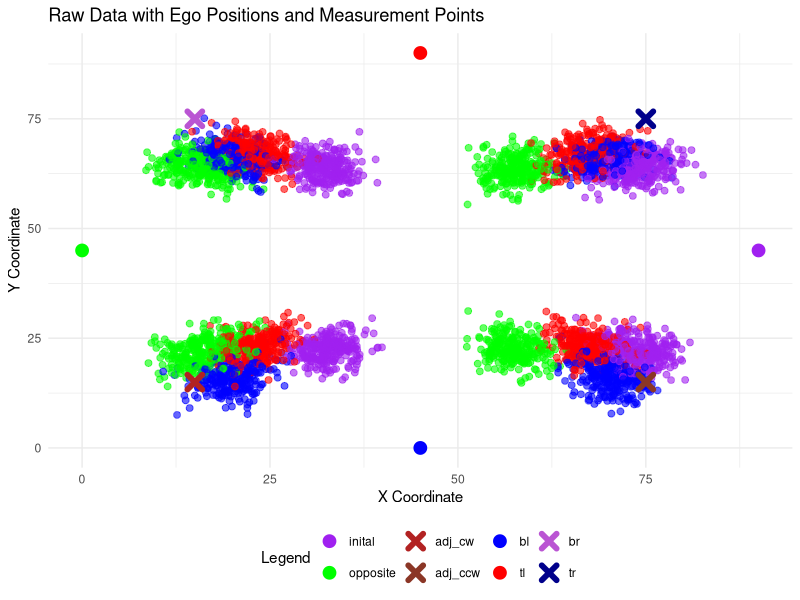
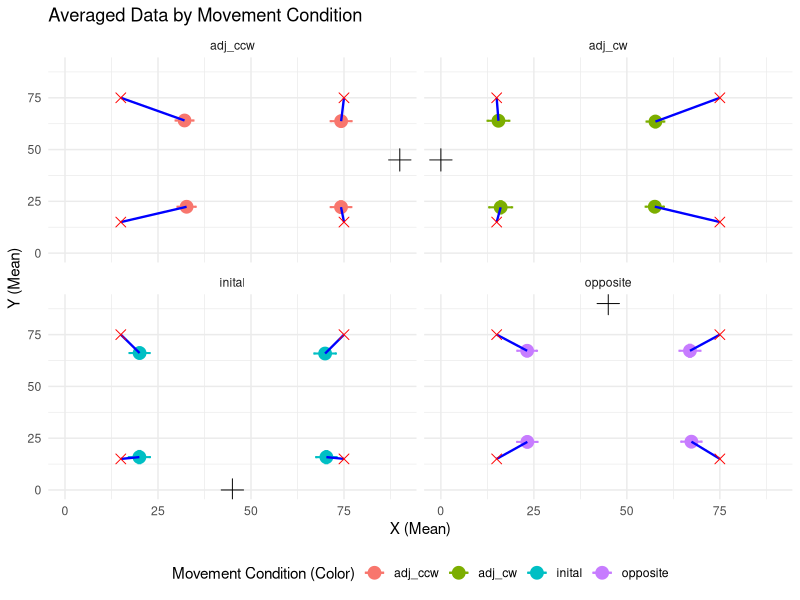
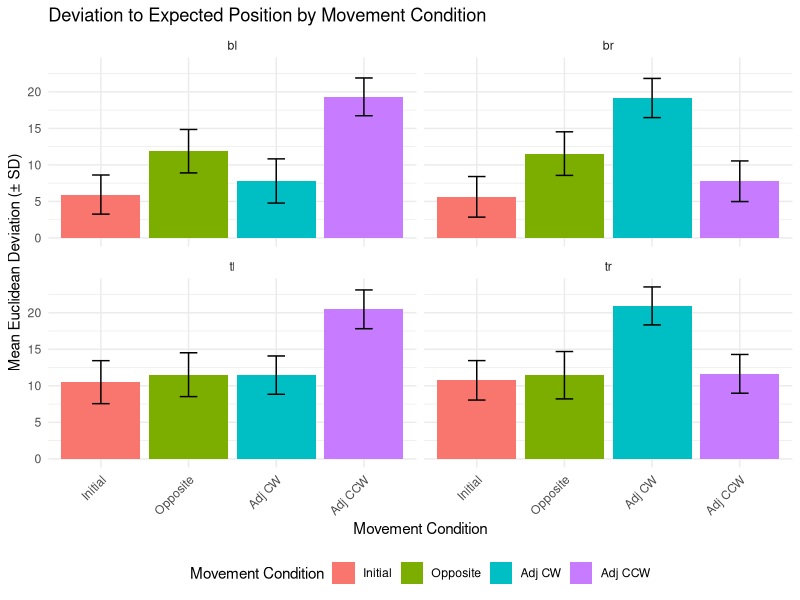
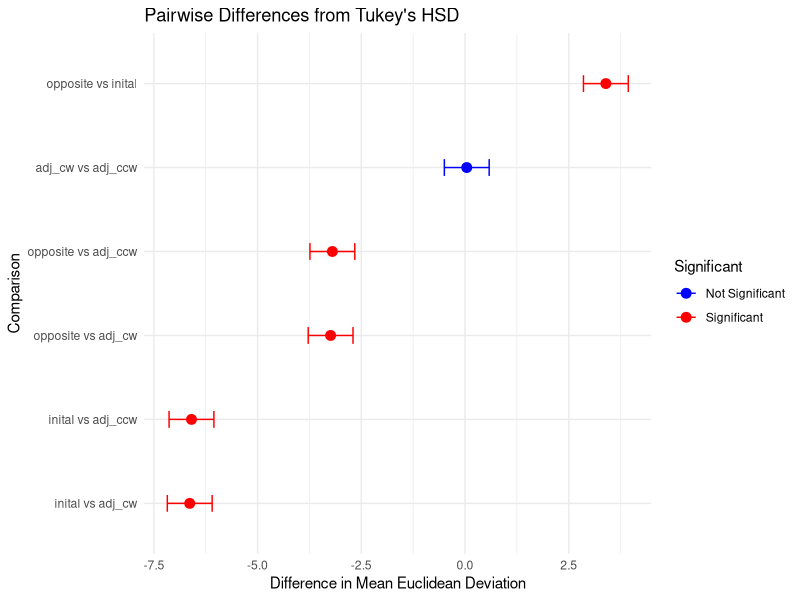
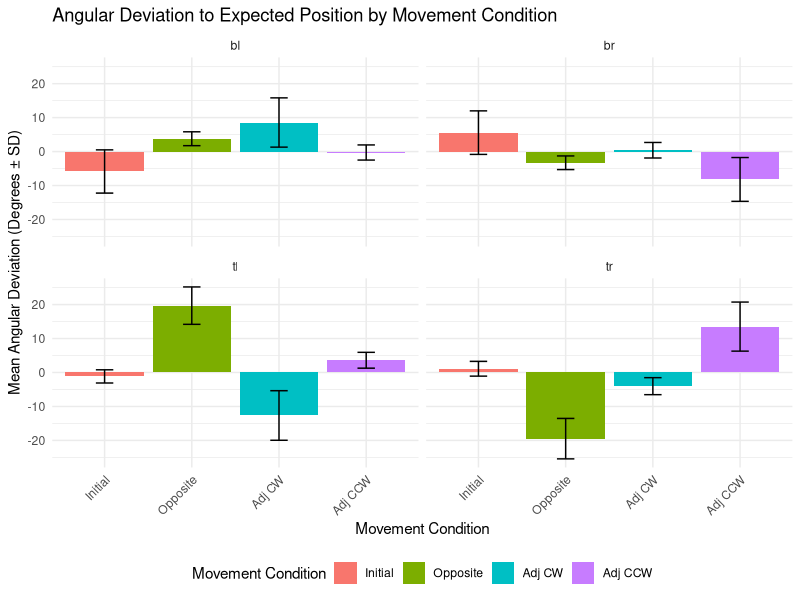
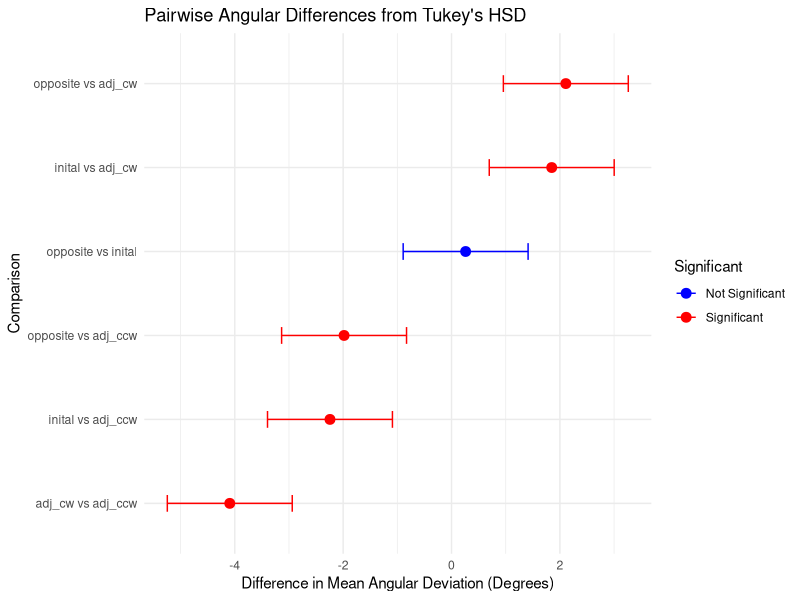
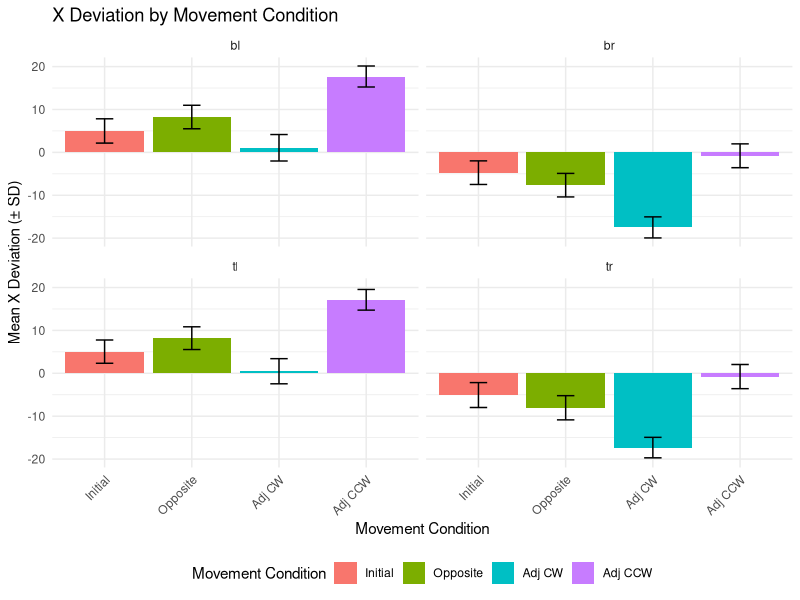
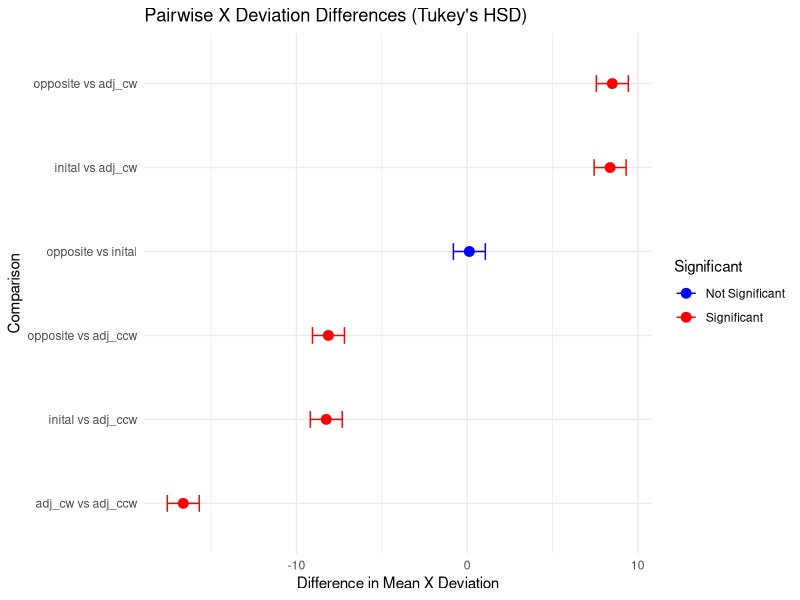

Write the R code that produced these figures, in order.
# ---------------- Data Generation Setup ------------
# Purpose: This script generates simulated data for experiments evaluating positional deviations in response to different movement conditions.

## ---------------- Library Importing ---------------
# Load essential libraries for data manipulation, visualization, and statistics
library(ggplot2)       # For creating plots
library(gridExtra)     # For arranging multiple plots
library(dplyr)         # For data manipulation
library(tidyr)         # For reshaping data structures
library(pwr)           # For power analysis
## ---------------- Parameters ---------------
set.seed(123)
# Define experiment parameters
numOfPeople <- 67      # Number of participants
numOfRepeats <- 4      # Number of repetitions for each point
noise_sd <- 2.5        # Standard deviation for random noise added to the data

# Define bias strengths for various movement conditions
# These parameters determine how positions are distorted based on biases:
old_ego_bias_strength_inital <- 0.1
old_ego_bias_strength_opposite <- 0.1
old_ego_bias_strength_adj_cw <- 0.05
old_ego_bias_strength_adj_ccw <- 0.05

new_ego_bias_strength_opposite <- 0.1
new_ego_bias_strength_adj_cw <- 0.2
new_ego_bias_strength_adj_ccw <- 0.2

allo_bias_strength_inital <- 0.05
allo_bias_strength_opposite <- 0.2
allo_bias_strength_adj_cw <- 0.1
allo_bias_strength_adj_ccw <- 0.1

# Define the table's dimensions (90x90 cm) and ego positions around it
# Positions are centered at (0, 0), with predefined movement conditions
ego_positions_around_table <- list(
  inital = c(45, 0),
  opposite = c(45, 90),
  adj_ccw = c(90, 45),
  adj_cw = c(0, 45)
)

# Define the coordinates of points to be measured relative to the table's center
pointsToMeasure <- list(
  bl = c(-30, -30),  # Bottom-left
  br = c(30, -30),   # Bottom-right
  tl = c(-30, 30),   # Top-left
  tr = c(30, 30)     # Top-right
)

## ---------------- Data Generation ------------
# Initialize an empty data frame for storing results
df <- data.frame(
  Person = integer(),
  PointName = character(),
  moveCondition = character(),
  Repeat = integer(),
  X = numeric(),
  Y = numeric(),
  responseTime = numeric(), # Simulated response time
  timeToMove = numeric()     # Time taken to move between conditions
)

# Nested loops generate data for each participant, movement condition, and point
for (person in 1:numOfPeople) {
  for (movementCondition in names(ego_positions_around_table)) {
    # Set initial ego position and biases for each condition
    initalEgoPos <- ego_positions_around_table[["inital"]]
    finalEgoPos <- initalEgoPos
    old_ego_bias_strength <- 0.0
    new_ego_bias_factor <- 0.0
    allocentric_bias_factor <- 0.0
    responseTime <- rnorm(1, 2.5, 2)  # Simulate response time with normal distribution
    timeToMove <- 5                  # Default time to move
    
    # Adjust parameters based on movement condition
    if (movementCondition == "opposite") {
      finalEgoPos <- ego_positions_around_table[["opposite"]]
      old_ego_bias_strength <- old_ego_bias_strength_opposite
      new_ego_bias_factor <- new_ego_bias_strength_opposite
      allocentric_bias_factor <- allo_bias_strength_opposite
      timeToMove <- timeToMove + abs(rnorm(1, mean = 0, sd = 1))
    } else if (movementCondition == "adj_ccw") {
      finalEgoPos <- ego_positions_around_table[["adj_ccw"]]
      old_ego_bias_strength <- old_ego_bias_strength_adj_ccw
      new_ego_bias_factor <- new_ego_bias_strength_adj_ccw
      allocentric_bias_factor <- allo_bias_strength_adj_ccw
      timeToMove <- timeToMove + abs(rnorm(1, mean = 0, sd = 0.5))
    } else if (movementCondition == "adj_cw") {
      finalEgoPos <- ego_positions_around_table[["adj_cw"]]
      old_ego_bias_strength <- old_ego_bias_strength_adj_cw
      new_ego_bias_factor <- new_ego_bias_strength_adj_cw
      allocentric_bias_factor <- allo_bias_strength_adj_cw
      timeToMove <- timeToMove + abs(rnorm(1, mean = 0, sd = 0.5))
    } else { # inital
      old_ego_bias_strength <- old_ego_bias_strength_inital
      allocentric_bias_factor <- allo_bias_strength_inital
    }
    
    # Generate data for each point and repeat the measurement
    for (point_name in names(pointsToMeasure)) {
      for (i in 1:numOfRepeats) {
        # Calculate actual point coordinates with adjustments for center
        point_coords <- pointsToMeasure[[point_name]] + c(45, 45)
        actualPosition <- point_coords
        
        # Add random noise to coordinates
        point_coords[1] <- point_coords[1] + rnorm(1, mean = 0, sd = noise_sd)
        point_coords[2] <- point_coords[2] + rnorm(1, mean = 0, sd = noise_sd)
        
        # Apply biases and distortions
        point_coords <- point_coords + allocentric_bias_factor
        point_coords <- point_coords + old_ego_bias_strength * (initalEgoPos - actualPosition)
        if (movementCondition != "inital") {
          point_coords <- point_coords + new_ego_bias_factor * (finalEgoPos - actualPosition)
        }
        distortion_factor <- abs(rnorm(1, mean = 0.02, sd = 0.05)) * (1 + (timeToMove + responseTime) / 10)
        point_coords <- point_coords + distortion_factor * (c(45, 45) - point_coords)
        
        # Append generated data to the data frame
        df <- rbind(df, data.frame(
          Person = person,
          PointName = point_name,
          moveCondition = movementCondition,
          Repeat = i,
          X = point_coords[1],
          Y = point_coords[2],
          responseTime = responseTime,
          timeToMove = timeToMove
        ))
      }
    }
  }
}

# Rename column for clarity
df <- df %>% rename(movementCondition = moveCondition)

# View the resulting data frame to confirm generation
print(df)

# --------------- Visualization ---------------------

## --------------- Raw Data Plot ---------------
# Prepare data frames for plotting ego positions and measurement points
ego_positions_df <- do.call(rbind, lapply(names(ego_positions_around_table), function(name) {
  data.frame(
    movementCondition = name,
    X = ego_positions_around_table[[name]][1],
    Y = ego_positions_around_table[[name]][2]
  )
}))

points_to_measure_df <- do.call(rbind, lapply(names(pointsToMeasure), function(name) {
  data.frame(
    PointName = name,
    X = pointsToMeasure[[name]][1] + 45,
    Y = pointsToMeasure[[name]][2] + 45
  )
}))


# Define custom colors for movement conditions and target positions
movement_colors <- c(
  "inital" = "blue", 
  "opposite" = "red", 
  "adj_cw" = "green", 
  "adj_ccw" = "purple"
)


point_colors <- c(
  "bl" = "firebrick", 
  "tl" = "mediumorchid", 
  "br" = "tomato4", 
  "tr" = "darkblue"
)

# Define custom labels for the legend of measurement points
point_labels <- c(
  "bl" = "Bottom Left",
  "tl" = "Top Left",
  "br" = "Bottom Right",
  "tr" = "Top Right"
)


# Define custom labels for movement conditions and target positions
movement_labels <- c(
  "inital" = "Initial", 
  "opposite" = "Opposite", 
  "adj_cw" = "Adj CW", 
  "adj_ccw" = "Adj CCW"
)

point_labels <- c(
  "bl" = "Bottom Left", 
  "tl" = "Top Left", 
  "br" = "Bottom Right", 
  "tr" = "Top Right"
)


# Plot raw data with updated colors and legend labels
raw_plot <- ggplot(df, aes(x = X, y = Y, color = movementCondition)) +
  # Plot raw data with contrasting colors for movement conditions
  geom_point(size = 2, alpha = 0.6) +
  # Plot ego positions with movementCondition
  geom_point(data = ego_positions_df, aes(x = X, y = Y, color = movementCondition), size = 4) +
  # Plot measurement points with custom colors and labels
  geom_point(data = points_to_measure_df, aes(x = X, y = Y, color = PointName), size = 3, stroke = 3, shape = 4) +
  # Customize colors for raw data points and measurement points
  scale_color_manual(
    values = c(movement_colors, point_colors),  # Combine movement and point colors
    name = "Legend",  # Unified legend title
    labels = c(names(movement_colors), names(point_colors))  # Unified legend labels
  ) +
  labs(
    title = "Raw Data with Ego Positions and Measurement Points",
    x = "X Coordinate",
    y = "Y Coordinate",
    shape = "Movement Condition"
  ) +
  # Map descriptive labels to PointName
  theme_minimal() +
  theme(legend.position = "bottom")

# Display the plot
print(raw_plot)



# ---------------- Plotting Averaged Positional Data --------------

# Summarize the data by PointName and movementCondition
summary_data <- df %>%
  group_by(PointName, movementCondition) %>%
  summarise(
    X_mean = mean(X),
    Y_mean = mean(Y),
    X_sd = sd(X),
    Y_sd = sd(Y)
  ) %>%
  ungroup()

# Convert ego positions and pointsToMeasure to data frames for plotting
ego_positions_df <- do.call(rbind, lapply(names(ego_positions_around_table), function(name) {
  data.frame(
    movementCondition = name,
    X = ego_positions_around_table[[name]][1],
    Y = ego_positions_around_table[[name]][2]
  )
}))

points_to_measure_df <- do.call(rbind, lapply(names(pointsToMeasure), function(name) {
  data.frame(
    PointName = name,
    X = pointsToMeasure[[name]][1] + 45,  # Adjust for table's center
    Y = pointsToMeasure[[name]][2] + 45
  )
}))

# Add expected positions (measurement points) to summary data
expected_positions <- do.call(rbind, lapply(names(pointsToMeasure), function(name) {
  data.frame(
    PointName = name,
    X_expected = pointsToMeasure[[name]][1] + 45,  # Adjust for table's center
    Y_expected = pointsToMeasure[[name]][2] + 45
  )
}))

# Merge expected positions with summary data
summary_data <- merge(summary_data, expected_positions, by = "PointName")

# Add ego positions to summary data
ego_positions_with_conditions <- ego_positions_df %>%
  rename(Ego_X = X, Ego_Y = Y)  # Rename for clarity

summary_data <- merge(summary_data, ego_positions_with_conditions, by = "movementCondition")



# Define shapes for movementCondition
shape_mapping <- c("inital" = 16,   # Circle
                   "opposite" = 17, # Triangle
                   "adj_ccw" = 18,  # Diamond
                   "adj_cw" = 15)   # Square


# Plot averaged data with error bars, lines, and separate graphs
avg_plot <- ggplot(summary_data, aes(x = X_mean, y = Y_mean, color = movementCondition)) +
  geom_point(size = 4) +  # Averaged points
  geom_errorbar(aes(ymin = Y_mean - Y_sd, ymax = Y_mean + Y_sd), width = 1, size = 0.7) +  # Error bars (Y)
  geom_errorbarh(aes(xmin = X_mean - X_sd, xmax = X_mean + X_sd), height = 1, size = 0.7) +  # Error bars (X)
  geom_segment(aes(x = X_mean, y = Y_mean, xend = X_expected, yend = Y_expected), size = 0.8, linetype = "solid", color = "blue") +  # Line to expected position
  geom_point(data = ego_positions_df, aes(x = X, y = Y), size = 5, color = "black", shape = 3 , color = movementCondition) +  # Ego positions (crosses)
  geom_point(data = points_to_measure_df, aes(x = X, y = Y), size = 3, shape = 4, color = "red") +  # Measurement points (red crosses)
  scale_shape_manual(values = shape_mapping) +
  labs(
    title = "Averaged Data by Movement Condition",
    x = "X (Mean)",
    y = "Y (Mean)",
    color = "Movement Condition (Color)",
    shape = "Movement Condition (Shape)"
  ) +
  facet_wrap(~ movementCondition) +  # Separate graphs for each movement condition
  theme_minimal() +
  theme(legend.position = "bottom")  # Adjust legend position

# Display the plot
print(avg_plot)



# -------------- Analysis -------------------


## -------------- Euclidean Analysis -------------------
df
# Add expected positions to the data frame for reference
df <- df %>%
  left_join(
    points_to_measure_df %>%
      rename(X_expected = X, Y_expected = Y),  # Rename for clarity
    by = c("PointName")
  )

# Compute Euclidean deviation for each data point
df <- df %>%
  mutate(
    Euclidean_Deviation = sqrt((X - X_expected)^2 + (Y - Y_expected)^2)
  )
# Summarize mean and SD of Euclidean deviations by PointName and movementCondition
deviation_summary <- df %>%
  group_by(PointName, movementCondition) %>%
  summarise(
    Mean_Deviation = mean(Euclidean_Deviation),
    SD_Deviation = sd(Euclidean_Deviation),
    .groups = "drop"
  )

# Set the order of movement conditions
deviation_summary <- deviation_summary %>%
  mutate(movementCondition = factor(
    movementCondition,
    levels = c("inital", "opposite", "adj_cw", "adj_ccw"),
    labels = c("Initial", "Opposite", "Adj CW", "Adj CCW")  # Custom labels
  ))



# Bar plot of deviation to expected position with facet_wrap
facet_plot <- ggplot(deviation_summary, aes(x = movementCondition, y = Mean_Deviation, fill = movementCondition)) +
  geom_bar(stat = "identity", position = "dodge") +  # Bar heights represent mean deviations
  geom_errorbar(
    aes(
      ymin = Mean_Deviation - SD_Deviation,  # Lower bound of error
      ymax = Mean_Deviation + SD_Deviation   # Upper bound of error
    ),
    width = 0.2,  # Width of error bar caps
    position = position_dodge(width = 0.9)  # Align with bars
  ) +
  labs(
    title = "Deviation to Expected Position by Movement Condition",
    x = "Movement Condition",
    y = "Mean Euclidean Deviation (± SD)",
    fill = "Movement Condition"
  ) +
  facet_wrap(~ PointName, ncol = 2) +  # Create separate panels for each PointName
  theme_minimal() +
  theme(
    legend.position = "bottom",
    axis.text.x = element_text(angle = 45, hjust = 1)  # Rotate x-axis labels for readability
  )

# Display the plot
print(facet_plot)


# Perform ANOVA on Euclidean deviations
anova_result <- aov(Euclidean_Deviation ~ movementCondition, data = df)
summary(anova_result)




# Pairwise comparisons using Tukey's HSD
tukey_result <- TukeyHSD(anova_result)
print(tukey_result)

# Create a data frame for movementCondition pairs
tukey_df <- as.data.frame(tukey_result$movementCondition) %>%
  mutate(Pair = rownames(tukey_result$movementCondition))

# Prepare data for difference plot
tukey_diff_plot <- tukey_df %>%
  separate(Pair, into = c("Group1", "Group2"), sep = "-") %>%
  mutate(Significant = ifelse(`p adj` < 0.05, "Significant", "Not Significant"))

# Difference plot
diff_plot <- ggplot(tukey_diff_plot, aes(x = diff, y = reorder(paste(Group1, "vs", Group2), diff), color = Significant)) +
  geom_point(size = 3) +
  geom_errorbarh(aes(xmin = lwr, xmax = upr), height = 0.2) +
  scale_color_manual(values = c("Significant" = "red", "Not Significant" = "blue")) +
  labs(
    title = "Pairwise Differences from Tukey's HSD",
    x = "Difference in Mean Euclidean Deviation",
    y = "Comparison"
  ) +
  theme_minimal()

print(diff_plot)


## -------------- Angular Analysis with Cardinal Reference -------------------

# Define cardinal direction offsets (in degrees)
cardinal_offsets <- c(
  inital = 0,         # 0° at the top
  opposite = 180,     # 0° at the bottom
  adj_cw = 90,        # 0° at the right
  adj_ccw = -90       # 0° at the left
)

# Add ego positions and offsets to `df`
df <- df %>%
  left_join(
    ego_positions_df %>%
      rename(Ego_X = X, Ego_Y = Y),  # Rename columns for clarity
    by = "movementCondition"
  ) %>%
  mutate(
    Cardinal_Offset = recode(movementCondition, !!!cardinal_offsets)  # Add cardinal offsets
  )

# Compute angular deviation based on adjusted cardinal reference
df <- df %>%
  mutate(
    Angle_Actual = (atan2(Y - Ego_Y, X - Ego_X) * (180 / pi)),  # Convert to degrees
    Angle_Expected = (atan2(Y_expected - Ego_Y, X_expected - Ego_X) * (180 / pi)),
    Angle_Actual_Adjusted = (Angle_Actual - Cardinal_Offset) %% 360,  # Adjust based on cardinal direction
    Angle_Expected_Adjusted = (Angle_Expected - Cardinal_Offset) %% 360,
    Angular_Deviation = (Angle_Actual_Adjusted - Angle_Expected_Adjusted) %% 360  # Compute deviation
  ) %>%
  mutate(
    Angular_Deviation = ifelse(Angular_Deviation > 180, Angular_Deviation - 360, Angular_Deviation)  # Wrap to [-180, 180]
  )

# Summarize mean and SD of angular deviations by PointName and movementCondition
angular_summary <- df %>%
  group_by(PointName, movementCondition) %>%
  summarise(
    Mean_Angular_Deviation = mean(Angular_Deviation),
    SD_Angular_Deviation = sd(Angular_Deviation),
    .groups = "drop"
  )

# Set the order of movement conditions
angular_summary <- angular_summary %>%
  mutate(movementCondition = factor(
    movementCondition,
    levels = c("inital", "opposite", "adj_cw", "adj_ccw"),
    labels = c("Initial", "Opposite", "Adj CW", "Adj CCW")  # Custom labels
  ))

# Bar plot of angular deviation with facet_wrap
angular_facet_plot <- ggplot(angular_summary, aes(x = movementCondition, y = Mean_Angular_Deviation, fill = movementCondition)) +
  geom_bar(stat = "identity", position = "dodge") +  # Bar heights represent mean angular deviations
  geom_errorbar(
    aes(
      ymin = Mean_Angular_Deviation - SD_Angular_Deviation,
      ymax = Mean_Angular_Deviation + SD_Angular_Deviation
    ),
    width = 0.2, position = position_dodge(width = 0.9)
  ) +
  labs(
    title = "Angular Deviation to Expected Position by Movement Condition",
    x = "Movement Condition",
    y = "Mean Angular Deviation (Degrees ± SD)",
    fill = "Movement Condition"
  ) +
  facet_wrap(~ PointName, ncol = 2) +  # Create separate panels for each PointName
  theme_minimal() +
  theme(
    legend.position = "bottom",
    axis.text.x = element_text(angle = 45, hjust = 1)
  )

print(angular_facet_plot)

# Perform ANOVA on angular deviations
angular_anova_result <- aov(Angular_Deviation ~ movementCondition, data = df)
summary(angular_anova_result)

# Pairwise comparisons using Tukey's HSD
angular_tukey_result <- TukeyHSD(angular_anova_result)
print(angular_tukey_result)

# Prepare data for pairwise difference plot
angular_tukey_df <- as.data.frame(angular_tukey_result$movementCondition) %>%
  mutate(Pair = rownames(angular_tukey_result$movementCondition)) %>%
  separate(Pair, into = c("Group1", "Group2"), sep = "-") %>%
  mutate(Significant = ifelse(`p adj` < 0.05, "Significant", "Not Significant"))

# Pairwise difference plot
angular_diff_plot <- ggplot(angular_tukey_df, aes(x = diff, y = reorder(paste(Group1, "vs", Group2), diff), color = Significant)) +
  geom_point(size = 3) +
  geom_errorbarh(aes(xmin = lwr, xmax = upr), height = 0.2) +
  scale_color_manual(values = c("Significant" = "red", "Not Significant" = "blue")) +
  labs(
    title = "Pairwise Angular Differences from Tukey's HSD",
    x = "Difference in Mean Angular Deviation (Degrees)",
    y = "Comparison"
  ) +
  theme_minimal()

print(angular_diff_plot)


## --------------- X and Y Deviations ------------------

# Compute X and Y deviations
df <- df %>%
  mutate(
    X_Deviation = (X - X_expected),
    Y_Deviation = (Y - Y_expected)
  )
df


# Summarize mean and SD of X and Y deviations
xy_deviation_summary <- df %>%
  group_by(PointName, movementCondition) %>%
  summarise(
    Mean_X_Deviation = mean(X_Deviation),
    SD_X_Deviation = sd(X_Deviation),
    Mean_Y_Deviation = mean(Y_Deviation),
    SD_Y_Deviation = sd(Y_Deviation),
    .groups = "drop"
  )

# Set the order of movement conditions
xy_deviation_summary <- xy_deviation_summary %>%
  mutate(movementCondition = factor(
    movementCondition,
    levels = c("inital", "opposite", "adj_cw", "adj_ccw"),
    labels = c("Initial", "Opposite", "Adj CW", "Adj CCW")  # Custom labels
  ))



# Bar plot for X deviation
x_deviation_plot <- ggplot(xy_deviation_summary, aes(x = movementCondition, y = Mean_X_Deviation, fill = movementCondition)) +
  geom_bar(stat = "identity", position = "dodge") +
  geom_errorbar(
    aes(
      ymin = Mean_X_Deviation - SD_X_Deviation,
      ymax = Mean_X_Deviation + SD_X_Deviation
    ),
    width = 0.2, position = position_dodge(width = 0.9)
  ) +
  labs(
    title = "X Deviation by Movement Condition",
    x = "Movement Condition",
    y = "Mean X Deviation (± SD)",
    fill = "Movement Condition"
  ) +
  facet_wrap(~ PointName, ncol = 2) +
  theme_minimal() +
  theme(
    legend.position = "bottom",
    axis.text.x = element_text(angle = 45, hjust = 1)
  )

print(x_deviation_plot)

# Perform ANOVA on X deviations
anova_x <- aov(X_Deviation ~ movementCondition, data = df)
summary(anova_x)

# Tukey's HSD for X deviations
tukey_x <- TukeyHSD(anova_x)
print(tukey_x)


# Prepare data for pairwise difference plot
tukey_x_df <- as.data.frame(tukey_x$movementCondition) %>%
  mutate(Pair = rownames(tukey_x$movementCondition)) %>%
  separate(Pair, into = c("Group1", "Group2"), sep = "-") %>%
  mutate(Significant = ifelse(`p adj` < 0.05, "Significant", "Not Significant"))

# Pairwise difference plot for X deviations
x_diff_plot <- ggplot(tukey_x_df, aes(x = diff, y = reorder(paste(Group1, "vs", Group2), diff), color = Significant)) +
  geom_point(size = 3) +
  geom_errorbarh(aes(xmin = lwr, xmax = upr), height = 0.2) +
  scale_color_manual(values = c("Significant" = "red", "Not Significant" = "blue")) +
  labs(
    title = "Pairwise X Deviation Differences (Tukey's HSD)",
    x = "Difference in Mean X Deviation",
    y = "Comparison"
  ) +
  theme_minimal()

print(x_diff_plot)






# Bar plot for Y deviation
y_deviation_plot <- ggplot(xy_deviation_summary, aes(x = movementCondition, y = Mean_Y_Deviation, fill = movementCondition)) +
  geom_bar(stat = "identity", position = "dodge") +
  geom_errorbar(
    aes(
      ymin = Mean_Y_Deviation - SD_Y_Deviation,
      ymax = Mean_Y_Deviation + SD_Y_Deviation
    ),
    width = 0.2, position = position_dodge(width = 0.9)
  ) +
  labs(
    title = "Y Deviation by Movement Condition",
    x = "Movement Condition",
    y = "Mean Y Deviation (± SD)",
    fill = "Movement Condition"
  ) +
  facet_wrap(~ PointName, ncol = 2) +
  theme_minimal() +
  theme(
    legend.position = "bottom",
    axis.text.x = element_text(angle = 45, hjust = 1)
  )

print(y_deviation_plot)

# Perform ANOVA on Y deviations
anova_y <- aov(Y_Deviation ~ movementCondition, data = df)
summary(anova_y)

# Tukey's HSD for Y deviations
tukey_y <- TukeyHSD(anova_y)
print(tukey_y)


# Prepare data for pairwise difference plot
tukey_y_df <- as.data.frame(tukey_y$movementCondition) %>%
  mutate(Pair = rownames(tukey_y$movementCondition)) %>%
  separate(Pair, into = c("Group1", "Group2"), sep = "-") %>%
  mutate(Significant = ifelse(`p adj` < 0.05, "Significant", "Not Significant"))

# Pairwise difference plot for Y deviations
y_diff_plot <- ggplot(tukey_y_df, aes(x = diff, y = reorder(paste(Group1, "vs", Group2), diff), color = Significant)) +
  geom_point(size = 3) +
  geom_errorbarh(aes(xmin = lwr, xmax = upr), height = 0.2) +
  scale_color_manual(values = c("Significant" = "red", "Not Significant" = "blue")) +
  labs(
    title = "Pairwise Y Deviation Differences (Tukey's HSD)",
    x = "Difference in Mean Y Deviation",
    y = "Comparison"
  ) +
  theme_minimal()

print(y_diff_plot)




## --------------- Motion Group Analysis -------------------

# Assign motion equivalence groups with semantic names
df <- df %>%
  mutate(Motion_Group = case_when(
    # Simple left motion close
    (movementCondition == "inital" & PointName == "bl") |
      (movementCondition == "opposite" & PointName == "tr") |
      (movementCondition == "adj_cw" & PointName == "tl") |
      (movementCondition == "adj_ccw" & PointName == "br") ~ "left_close",
    
    # Complex right motion close
    (movementCondition == "inital" & PointName == "br") |
      (movementCondition == "opposite" & PointName == "tl") |
      (movementCondition == "adj_cw" & PointName == "bl") |
      (movementCondition == "adj_ccw" & PointName == "bl") ~ "right_close",
    
    # Simple left motion far
    (movementCondition == "inital" & PointName == "tl") |
      (movementCondition == "opposite" & PointName == "bl") |
      (movementCondition == "adj_cw" & PointName == "br") |
      (movementCondition == "adj_ccw" & PointName == "tr") ~ "left_far",
    
    # Complex right motion far
    (movementCondition == "inital" & PointName == "tr") |
      (movementCondition == "opposite" & PointName == "br") |
      (movementCondition == "adj_cw" & PointName == "bl") |
      (movementCondition == "adj_ccw" & PointName == "tl") ~ "right_far",
    
    TRUE ~ "Other"  # Exclude non-relevant data
  ))

# Filter only the groups of interest
motion_data <- df %>%
  filter(Motion_Group != "Other")

# Reorder Motion_Group to the specified order
motion_data <- motion_data %>%
  mutate(Motion_Group = factor(Motion_Group, levels = c("left_close", "right_close", "left_far", "right_far")))
motion_data

# Calculate absolute Euclidean deviation from expected position
motion_data <- motion_data %>%
  mutate(Euclidean_Deviation = sqrt(((abs(X) - abs(X_expected))^2 + abs(abs(Y) - abs(Y_expected) )^2)))

# Compute mean absolute Euclidean deviations
mean_deviation_data <- motion_data %>%
  group_by(Motion_Group) %>%
  summarize(Mean_Deviation = mean(Euclidean_Deviation, na.rm = TRUE))



motion_violin_plot <- ggplot(motion_data, aes(x = Motion_Group, y = Euclidean_Deviation, fill = Motion_Group)) +
  geom_violin(trim = FALSE, alpha = 0.7) + # Show full range of data
  geom_boxplot(width = 0.1, alpha = 0.5, color = "black") + # Add a box plot within the violin
  labs(
    title = "Violin Plot of Mean Absolute Euclidean Deviations by Motion Group",
    x = "Motion Group",
    y = "Mean Absolute Euclidean Deviation"
  ) +
  theme_minimal() +
  theme(
    axis.text.x = element_text(angle = 45, hjust = 1),
    legend.position = "none"
  )

print(motion_violin_plot)




# ANOVA for mean absolute Euclidean deviations
anova_motion <- aov(Euclidean_Deviation ~ Motion_Group, data = motion_data)
summary(anova_motion)

# Tukey's HSD for pairwise group comparisons
tukey_motion <- TukeyHSD(anova_motion)
print(tukey_motion)

# Convert Tukey's results into a data frame
tukey_group_df <- as.data.frame(tukey_motion$Motion_Group) %>%
  mutate(Pair = rownames(tukey_motion$Motion_Group)) %>%
  separate(Pair, into = c("Group1", "Group2"), sep = "-") %>%
  mutate(Significant = ifelse(`p adj` < 0.05, "Significant", "Not Significant"))

# Create the pairwise differences plot
pairwise_plot <- ggplot(tukey_group_df, aes(x = diff, y = reorder(paste(Group1, "vs", Group2), diff), color = Significant)) +
  geom_point(size = 3) +
  geom_errorbarh(aes(xmin = lwr, xmax = upr), height = 0.2) +
  scale_color_manual(values = c("Significant" = "red", "Not Significant" = "blue")) +
  labs(
    title = "Pairwise Differences in Mean Absolute Euclidean Deviations",
    x = "Difference in Mean Absolute Euclidean Deviation",
    y = "Group Comparison",
    color = "Significance"
  ) +
  theme_minimal() +
  theme(
    axis.text.y = element_text(size = 10),
    axis.text.x = element_text(size = 10)
  )

print(pairwise_plot)



group_means <- motion_data %>%
  group_by(Motion_Group) %>%
  summarize(
    Mean_Deviation = mean(Euclidean_Deviation, na.rm = TRUE),
    SD_Deviation = sd(Euclidean_Deviation, na.rm = TRUE)
  )
print(group_means)


pairwise_t_test <- pairwise.t.test(
  motion_data$Euclidean_Deviation, 
  motion_data$Motion_Group, 
  p.adjust.method = "bonferroni"
)

print(pairwise_t_test)




















# ----------------- Power Analysis ---------------


# Additional calculations using standard errors (SE) and sample size
n <- 10  # Sample size


# SE values from the table (absolute values of the negatives)
se_left_oblique_front <- abs(-0.24)
se_left_hv_front <- abs(-0.24)
se_left_oblique_left <- abs(-0.21)
se_left_hv_left <- abs(-0.24)

se_right_oblique_front <- abs(-0.18)
se_right_hv_front <- abs(-0.19)
se_right_oblique_right <- abs(-0.18)
se_right_hv_right <- abs(-0.27)

# Calculate SD values
sd_left_oblique_front <- se_left_oblique_front * sqrt(n)
sd_left_hv_front <- se_left_hv_front * sqrt(n)
sd_left_oblique_left <- se_left_oblique_left * sqrt(n)
sd_left_hv_left <- se_left_hv_left * sqrt(n)

sd_right_oblique_front <- se_right_oblique_front * sqrt(n)
sd_right_hv_front <- se_right_hv_front * sqrt(n)
sd_right_oblique_right <- se_right_oblique_right * sqrt(n)
sd_right_hv_right <- se_right_hv_right * sqrt(n)

# Print the calculated SDs
cat("SD values:\n")
cat("Left Oblique Front:", sd_left_oblique_front, "\n")
cat("Left HV Front:", sd_left_hv_front, "\n")
cat("Left Oblique Left:", sd_left_oblique_left, "\n")
cat("Left HV Left:", sd_left_hv_left, "\n")
cat("Right Oblique Front:", sd_right_oblique_front, "\n")
cat("Right HV Front:", sd_right_hv_front, "\n")
cat("Right Oblique Right:", sd_right_oblique_right, "\n")
cat("Right HV Right:", sd_right_hv_right, "\n")

# Example for Cohen's d using these SDs
# Define mean offsets for left and right (X-axis as an example)
left_means_x <- c(1.59, 1.82)  # Oblique Front, HV Front
right_means_x <- c(1.36, 1.29) # Oblique Front, HV Front

# Compute mean of means
mean_left_x <- mean(left_means_x)
mean_right_x <- mean(right_means_x)

# Pooled SD for Oblique Front and HV Front
pooled_sd_x <- sqrt((sd_left_oblique_front^2 + sd_right_oblique_front^2) / 2)

# Cohen's d for X-axis
cohen_d_x <- (mean_left_x - mean_right_x) / pooled_sd_x
cat("Cohen's d for X-axis:", cohen_d_x, "\n")
# Perform power analysis with the new effect size
power_analysis <- pwr.t.test(
  d = cohen_d_x,
  sig.level = 0.05,
  power = 0.9
)

# Print the power analysis result
print(power_analysis)
